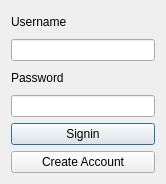
<?xml version="1.0" encoding="UTF-8"?>
<ui version="4.0">
 <class>Login</class>
 <widget class="QDialog" name="Login">
  <property name="geometry">
   <rect>
    <x>0</x>
    <y>0</y>
    <width>166</width>
    <height>184</height>
   </rect>
  </property>
  <property name="windowTitle">
   <string>Dialog</string>
  </property>
  <layout class="QGridLayout" name="gridLayout">
   <item row="0" column="0">
    <widget class="QLabel" name="label">
     <property name="text">
      <string>Username</string>
     </property>
    </widget>
   </item>
   <item row="1" column="0">
    <widget class="QLineEdit" name="username"/>
   </item>
   <item row="2" column="0">
    <widget class="QLabel" name="label_2">
     <property name="text">
      <string>Password</string>
     </property>
    </widget>
   </item>
   <item row="3" column="0">
    <widget class="QLineEdit" name="password"/>
   </item>
   <item row="4" column="0">
    <widget class="QPushButton" name="signin">
     <property name="text">
      <string>Signin</string>
     </property>
    </widget>
   </item>
   <item row="5" column="0">
    <widget class="QPushButton" name="createaccount">
     <property name="text">
      <string>Create Account</string>
     </property>
    </widget>
   </item>
  </layout>
 </widget>
 <resources/>
 <connections/>
</ui>
